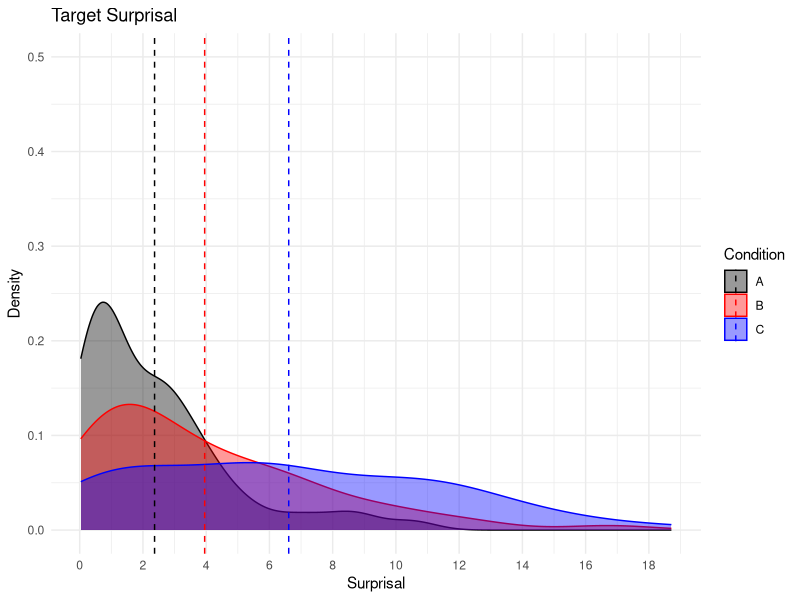
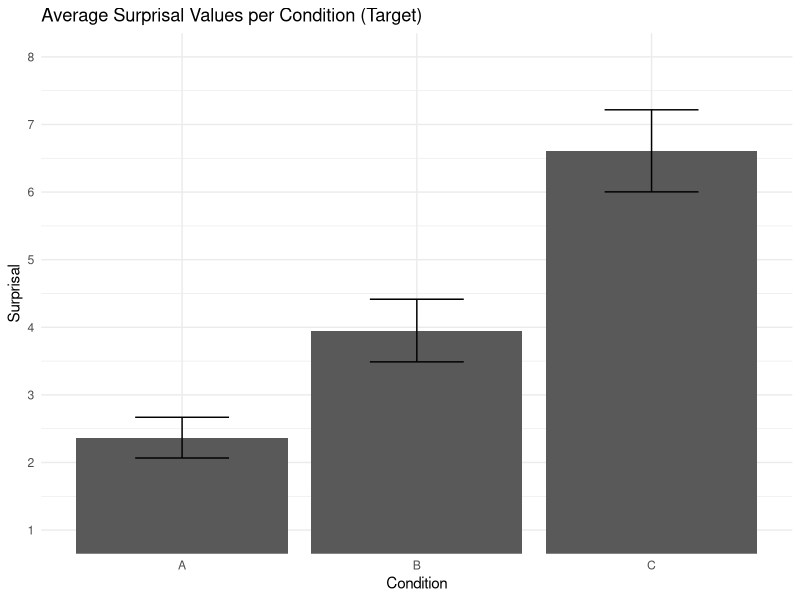
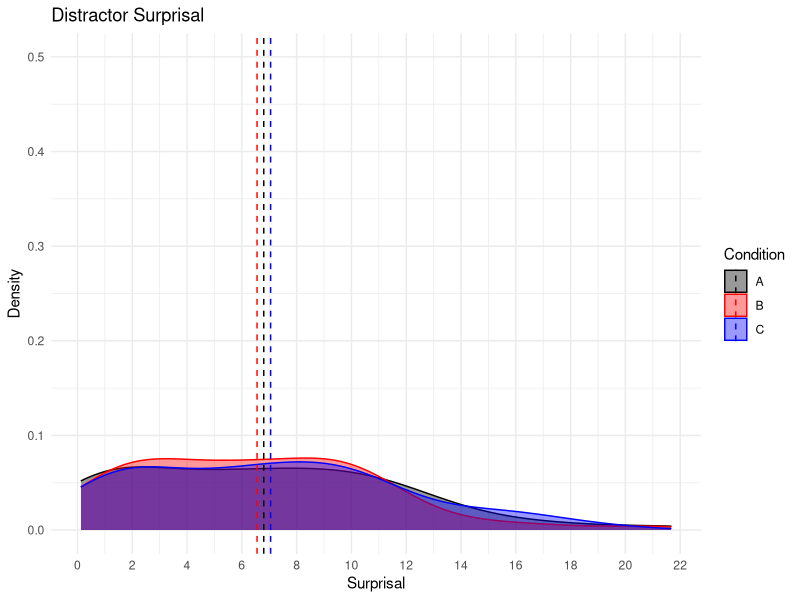
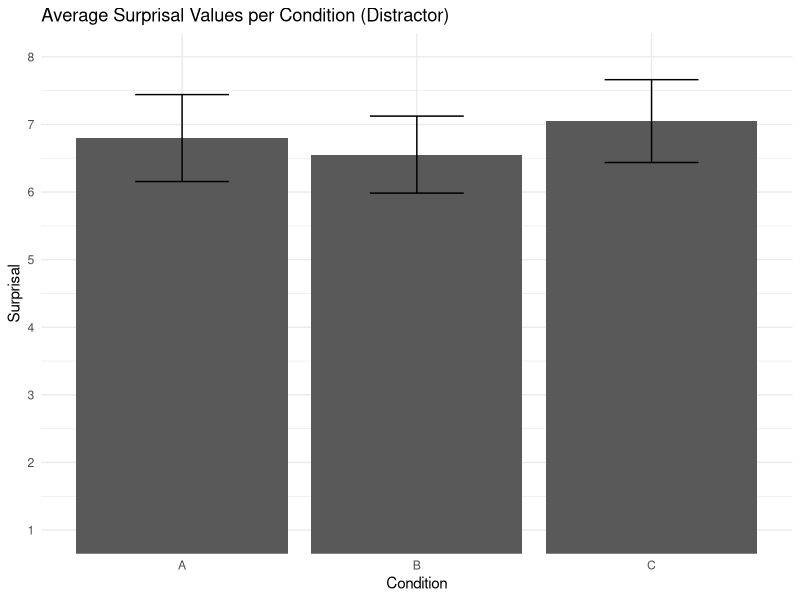
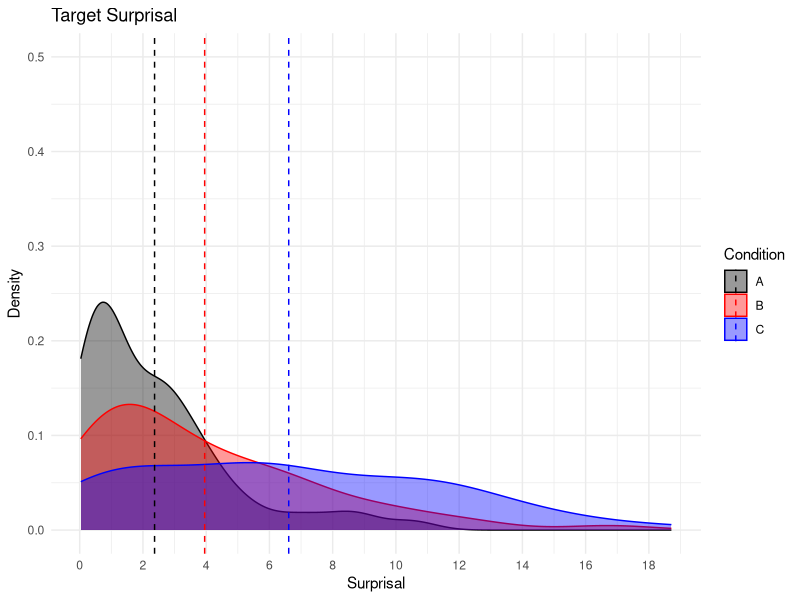
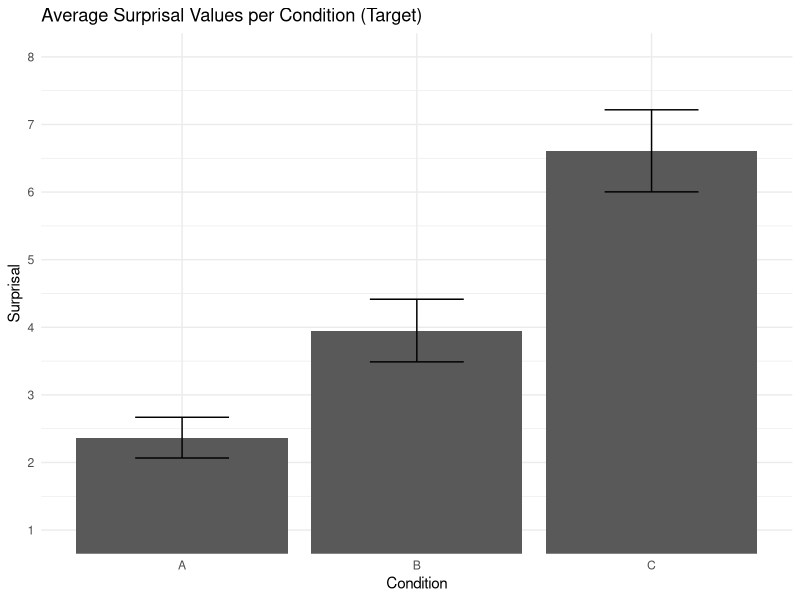
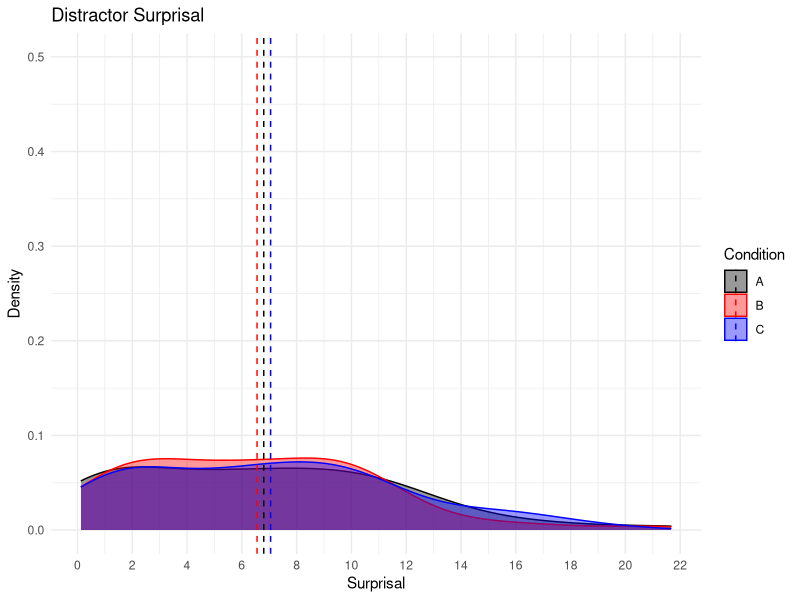
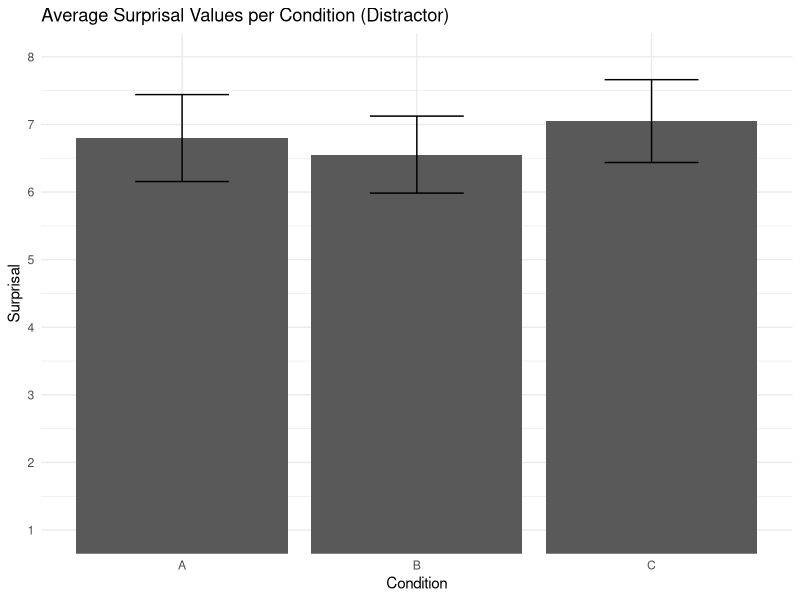

Write the R code that produced these figures, in order.
# Plaus Data Viz
library(ggplot2)
library(data.table)

# functions
se <- function(
    x,
    na.rm = FALSE
){
  if (na.rm == TRUE) {
    sd(x, na.rm=TRUE)/sqrt(length(x[!is.na(x)]))
  } else {
    sd(x)/sqrt(length(x))
  }
}

setwd("~/Downloads/Master_Thesis/2_Surprisal_Values/")
dt <- fread("FollowUp_GPT2_surprisals_edited.csv")
dt <- dt[!(Surprisal_Target %in% NA & Surprisal_Distractor %in% NA),]

### TARGET SURPRISAL ###
# ABC
means <- aggregate(Surprisal_Target ~ Condition, dt, FUN=mean)
means$Plaus_SE <- aggregate(Surprisal_Target ~ Condition, dt, FUN=se)$Surprisal_Target
dt_items_abc <- dt[, lapply(.SD, mean), by=list(Item, Condition), .SDcols=c("Surprisal_Target")]

# density plot
p1 <- ggplot(dt_items_abc, aes(x=Surprisal_Target, color=Condition, fill=Condition)) + geom_density(alpha=0.4) + theme_minimal() + ylim(0, 0.5)
p1 <- p1 + geom_vline(data=means, aes(xintercept=Surprisal_Target, color=Condition), linetype="dashed") + scale_x_continuous(breaks=seq(0, 20, by = 2))
p1 <- p1 + scale_color_manual(labels=c("A", "B", "C"), values=c("black", "red", "blue"))
p1 <- p1 + scale_fill_manual(labels=c("A", "B", "C"), values=c("black", "red", "blue"))
p1 <- p1 + labs(title = "Target Surprisal", y="Density", x= "Surprisal") 
ggsave("DensityPlot_Surprisal_Target.pdf", p1, device=cairo_pdf, width=4, height=4)
p1

# barplot
q1 <- ggplot(means, aes(x=Condition, y=Surprisal_Target)) + geom_bar(stat="identity") + labs(title = "Average Surprisal Values per Condition (Target)", y = "Surprisal", x = "Condition") + geom_errorbar(aes(ymin=Surprisal_Target-Plaus_SE, ymax=Surprisal_Target+Plaus_SE), width=.4, position=position_dodge(.9)) + theme_minimal() + coord_cartesian(ylim = c(1, 8)) + scale_y_continuous(breaks = c(1:8))
ggsave("BarPlot_Surprisal_Target.pdf", q1, device=cairo_pdf, width=4, height=4)
q1



### DISTRACTOR SURPRISAL ###
# AdBdCd
means <- aggregate(Surprisal_Distractor ~ Condition, dt, FUN=mean)
means$Plaus_distractor_SE <- aggregate(Surprisal_Distractor ~ Condition, dt, FUN=se)$Surprisal_Distractor
dt_items_d <- dt[, lapply(.SD, mean), by=list(Item, Condition), .SDcols=c("Surprisal_Distractor")]

# density plot
p1 <- ggplot(dt_items_d, aes(x=Surprisal_Distractor, color=Condition, fill=Condition)) + geom_density(alpha=0.4) + theme_minimal() + ylim(0, 0.5)
p1 <- p1 + geom_vline(data=means, aes(xintercept=Surprisal_Distractor, color=Condition), linetype="dashed") + scale_x_continuous(breaks=seq(0, 25, by = 2))
p1 <- p1 + scale_color_manual(labels=c("A", "B", "C"), values=c("black", "red", "blue"))
p1 <- p1 + scale_fill_manual(labels=c("A", "B", "C"), values=c("black", "red", "blue"))
p1 <- p1 + labs(title = "Distractor Surprisal", y = "Density", x="Surprisal")
ggsave("DensityPlot_Surprisal_Distractor.pdf", p1, device=cairo_pdf, width=4, height=4)
p1

# barplot
q1 <- ggplot(means, aes(x=Condition, y=Surprisal_Distractor)) + geom_bar(stat="identity") + labs(title = "Average Surprisal Values per Condition (Distractor)", y = "Surprisal", x = "Condition") + geom_errorbar(aes(ymin=Surprisal_Distractor-Plaus_distractor_SE, ymax=Surprisal_Distractor+Plaus_distractor_SE), width=.4, position=position_dodge(.9)) + theme_minimal() + coord_cartesian(ylim = c(1, 8)) + scale_y_continuous(breaks = c(1:8))
ggsave("BarPlot_Surprisal_Distractor.pdf", q1, device=cairo_pdf, width=4, height=4)
q1

